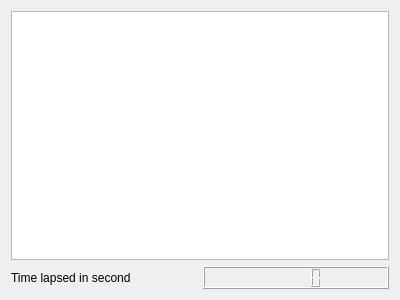
<?xml version="1.0" encoding="UTF-8"?>
<ui version="4.0">
 <class>Dialog</class>
 <widget class="QDialog" name="Dialog">
  <property name="geometry">
   <rect>
    <x>0</x>
    <y>0</y>
    <width>400</width>
    <height>300</height>
   </rect>
  </property>
  <property name="minimumSize">
   <size>
    <width>400</width>
    <height>300</height>
   </size>
  </property>
  <property name="maximumSize">
   <size>
    <width>400</width>
    <height>300</height>
   </size>
  </property>
  <property name="windowTitle">
   <string>OctoCAD©</string>
  </property>
  <layout class="QGridLayout" name="gridLayout">
   <item row="0" column="0" colspan="2">
    <widget class="QPlainTextEdit" name="status">
     <property name="readOnly">
      <bool>true</bool>
     </property>
     <property name="textInteractionFlags">
      <set>Qt::NoTextInteraction</set>
     </property>
     <property name="backgroundVisible">
      <bool>false</bool>
     </property>
     <property name="centerOnScroll">
      <bool>false</bool>
     </property>
    </widget>
   </item>
   <item row="1" column="0">
    <widget class="QLabel" name="timeLapsedLabel">
     <property name="text">
      <string>Time lapsed in second</string>
     </property>
    </widget>
   </item>
   <item row="1" column="1">
    <widget class="QLCDNumber" name="timeLapsed"/>
   </item>
  </layout>
 </widget>
 <resources/>
 <connections/>
</ui>
